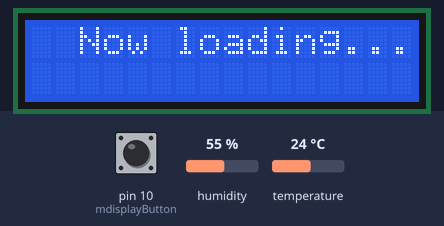
Bench run of a sketch on a simulated Arduino Uno, built with avr-gcc and run on an emulated ATmega328P. On the bench: 16×2 character LCD. Wiring (inferred from the names in the program): DS3231 clock at I2C address 0x68. Inputs (shaded band) come from the test bench; at power-on: pin 10 (mdisplayButton) HIGH, humidity 55 %, temperature 24 °C. The local clock reads 2024-03-15 10:24:30 at power-on unless the sketch sets it.

Above: at 1.6 s.
At 4.7 s:
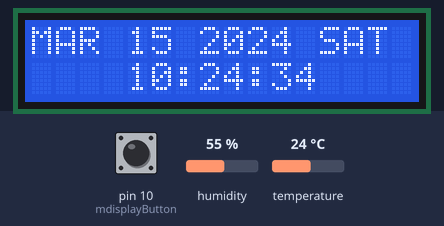
4.8 s: pin 10 (mdisplayButton) pulled LOW for 1.2 s
At 10.2 s:
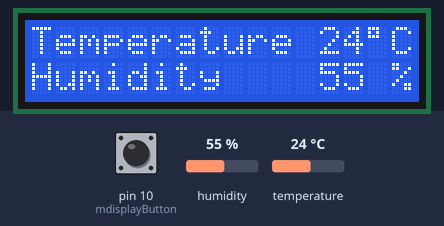
Timing chart, 0 to 11.7 s (numbered marks = the images above; inputs shaded):
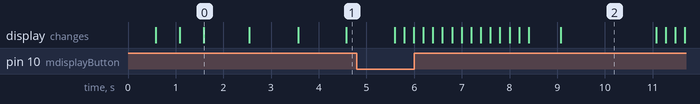

Measured:
- what the display in image 0 shows lasts 0.9 s, from 1.6 s to 2.5 s

The sketch:

sketch_aug18b.ino
```cpp
#include <Wire.h>
#include "SparkFunHTU21D.h"
#include <LiquidCrystal_I2C.h>

#define I2C_ADDRESS 0x68
#define NubberOfFields 7

#define mdisplayButton 10 // measurement display button (SD3)

// HTU21D sensor config.
HTU21D HTU;

LiquidCrystal_I2C lcd(0x27, 16, 2);       // PCF8574 0x27, PCF8574A 0x3F

const char week[7][4] = { "MON", "TUE", "WED", "THU", "FRI", "SAT", "SUN" };
const char month[12][4] = { "JAN", "FEB", "MAR", "APR", "MAY", "JUN", "JUL", "AUG", "SEP", "OCT", "NOV", "DEC" };
uint16_t y;                                     // 年
uint8_t m, d, w, h, mi, s;                      // 月/日/週/時/分/秒
uint8_t curDay = 0;

uint8_t bcdTodec(uint8_t val);
void getTime();
void digitalClockDisplay();
void measurementDisplay();

void setup() {
  pinMode(mdisplayButton, INPUT_PULLUP);

  Wire.begin();
  HTU.begin();

  lcd.begin();
  lcd.backlight();
  lcd.clear();
  lcd.setCursor(2, 0);
  lcd.print("Now loading");
  delay(500);

  for (uint8_t i = 13; i >= 13 && i <= 15; i++) {
    lcd.setCursor(i, 0);
    lcd.print(".");
    delay(500);
  }
  delay(400);

  lcd.clear();
  lcd.print("READ SENSOR");
  float temp = HTU.readTemperature();
  float humi = HTU.readHumidity();
  // Errors 998 if not sensor is detected. Error 999 if CRC is bad.
  if ( temp >= 998 || humi >= 998 ) {
    lcd.setCursor(11, 1);
    lcd.print("ERROR");
    delay(1000);
  }
  else {
    lcd.setCursor(14, 1);
    lcd.print("OK");
    delay(1000);
  }
  lcd.clear();
}

void loop() {
  getTime();               // 取得時間
  digitalClockDisplay();   // 顯示時間

  if (!digitalRead(mdisplayButton)) {
    for (int positionCounter = 0; positionCounter <= 16; positionCounter++) {
      lcd.scrollDisplayLeft();  // scroll one position left
      delay(200); // wait a bit
    }

    measurementDisplay();

    for (int positionCounter = 0; positionCounter <= 16; positionCounter++) {
      lcd.scrollDisplayLeft();  // scroll one position left
      delay(200); // wait a bit
    }
    lcd.clear();
    curDay = 0;
  }
  delay(1000);
}

/*BCD 轉 DEC*/
uint8_t bcdTodec(uint8_t val) {
  return ((val / 16 * 10) + (val % 16));
}

/*自DS1307 or DS3231 取得時間*/
void getTime() {
  Wire.beginTransmission(I2C_ADDRESS);
  Wire.write(0);
  Wire.endTransmission();
  Wire.requestFrom(I2C_ADDRESS, NubberOfFields);

  s = bcdTodec(Wire.read() & 0x7f);
  mi = bcdTodec(Wire.read());
  h = bcdTodec(Wire.read() & 0x7f);
  w = bcdTodec(Wire.read());
  d = bcdTodec(Wire.read());
  m = bcdTodec(Wire.read());
  y = bcdTodec(Wire.read()) + 2000;
}

/*顯示時間*/
void digitalClockDisplay() {
  if( curDay != d ){
    lcd.clear();
    m -= 1;
    if (m >= 0 && m <= 11) {
      for (uint8_t f = 0; f < 3; f++) {
        lcd.print(month[m][f]);
      }
    }
    lcd.print(" ");
    lcd.print(d);
    lcd.print(" ");
    lcd.print(y);
    lcd.setCursor(12, 0);
    w -= 1;
    if (w >= 0 && w <= 6) {
      for (uint8_t e = 0; e < 3; e++) {
        lcd.print(week[w][e]);
      }
    }
    curDay = d;
  }

  lcd.setCursor(4, 1);

  if (h < 10) {
    lcd.print("0");
  }
  lcd.print(h);

  lcd.print(":");

  if (mi < 10) {
    lcd.print("0");
  }
  lcd.print(mi);

  lcd.print(":");

  if (s < 10) {
    lcd.print("0");
  }
  lcd.print(s);

}

/*顯示溫濕度*/
void measurementDisplay(){
  int temp = HTU.readTemperature();
  int humi = HTU.readHumidity();

  lcd.clear();
  // Errors 998 if not sensor is detected. Error 999 if CRC is bad.
  if ( temp >= 998 || humi >= 998 ) {
     lcd.setCursor(6, 0);
     lcd.print("ERROR");
     lcd.setCursor(1, 1);
     lcd.print("SENSOR OFFLINE");
     delay(1000);
   }
   else {
     lcd.print("Temperature");
     lcd.setCursor(12, 0);
     lcd.print(temp);
     lcd.print((char)0xDF);
     lcd.print("C");
     lcd.setCursor(0, 1);
     lcd.print("Humidity");
     lcd.setCursor(12, 1);
     lcd.print(humi);
     lcd.setCursor(15, 1);
     lcd.print("%");
     delay(2000);
  }
}
```
